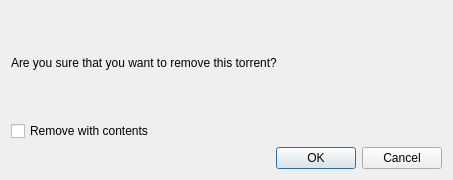
<?xml version="1.0" encoding="UTF-8"?>
<ui version="4.0">
 <class>DeleteTorrentDialog</class>
 <widget class="QDialog" name="DeleteTorrentDialog">
  <property name="windowModality">
   <enum>Qt::WindowModality::WindowModal</enum>
  </property>
  <property name="geometry">
   <rect>
    <x>0</x>
    <y>0</y>
    <width>453</width>
    <height>180</height>
   </rect>
  </property>
  <property name="windowTitle">
   <string>Dialog</string>
  </property>
  <property name="modal">
   <bool>true</bool>
  </property>
  <layout class="QVBoxLayout" name="verticalLayout">
   <item>
    <widget class="QLabel" name="label">
     <property name="text">
      <string>Are you sure that you want to remove this torrent?</string>
     </property>
     <property name="wordWrap">
      <bool>true</bool>
     </property>
    </widget>
   </item>
   <item>
    <widget class="QCheckBox" name="removeBox">
     <property name="text">
      <string>Remove with contents</string>
     </property>
    </widget>
   </item>
   <item>
    <widget class="QDialogButtonBox" name="buttonBox">
     <property name="orientation">
      <enum>Qt::Orientation::Horizontal</enum>
     </property>
     <property name="standardButtons">
      <set>QDialogButtonBox::StandardButton::Cancel|QDialogButtonBox::StandardButton::Ok</set>
     </property>
    </widget>
   </item>
  </layout>
 </widget>
 <resources/>
 <connections>
  <connection>
   <sender>buttonBox</sender>
   <signal>accepted()</signal>
   <receiver>DeleteTorrentDialog</receiver>
   <slot>accept()</slot>
   <hints>
    <hint type="sourcelabel">
     <x>248</x>
     <y>254</y>
    </hint>
    <hint type="destinationlabel">
     <x>157</x>
     <y>274</y>
    </hint>
   </hints>
  </connection>
  <connection>
   <sender>buttonBox</sender>
   <signal>rejected()</signal>
   <receiver>DeleteTorrentDialog</receiver>
   <slot>reject()</slot>
   <hints>
    <hint type="sourcelabel">
     <x>316</x>
     <y>260</y>
    </hint>
    <hint type="destinationlabel">
     <x>286</x>
     <y>274</y>
    </hint>
   </hints>
  </connection>
 </connections>
</ui>
